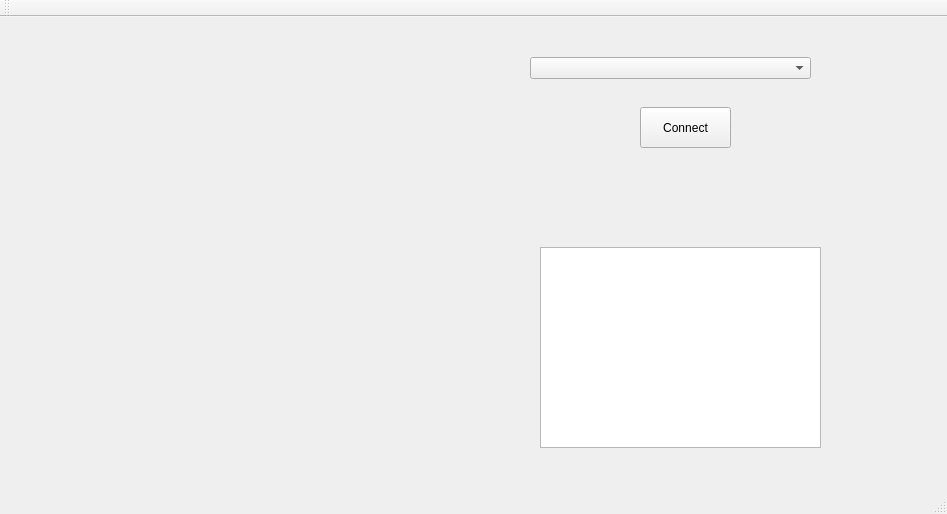
<?xml version="1.0" encoding="UTF-8"?>
<ui version="4.0">
 <class>Tanks_ClientClass</class>
 <widget class="QMainWindow" name="Tanks_ClientClass">
  <property name="geometry">
   <rect>
    <x>0</x>
    <y>0</y>
    <width>947</width>
    <height>514</height>
   </rect>
  </property>
  <property name="windowTitle">
   <string>Tanks_Client</string>
  </property>
  <widget class="QWidget" name="centralWidget">
   <widget class="QPushButton" name="connect_server">
    <property name="geometry">
     <rect>
      <x>640</x>
      <y>90</y>
      <width>91</width>
      <height>41</height>
     </rect>
    </property>
    <property name="text">
     <string>Connect</string>
    </property>
   </widget>
   <widget class="QPlainTextEdit" name="output">
    <property name="geometry">
     <rect>
      <x>540</x>
      <y>230</y>
      <width>281</width>
      <height>201</height>
     </rect>
    </property>
   </widget>
   <widget class="QLabel" name="label">
    <property name="geometry">
     <rect>
      <x>60</x>
      <y>50</y>
      <width>401</width>
      <height>341</height>
     </rect>
    </property>
    <property name="text">
     <string/>
    </property>
   </widget>
   <widget class="QComboBox" name="comboBox">
    <property name="geometry">
     <rect>
      <x>530</x>
      <y>40</y>
      <width>281</width>
      <height>22</height>
     </rect>
    </property>
   </widget>
  </widget>
  <widget class="QMenuBar" name="menuBar">
   <property name="geometry">
    <rect>
     <x>0</x>
     <y>0</y>
     <width>947</width>
     <height>18</height>
    </rect>
   </property>
  </widget>
  <widget class="QToolBar" name="mainToolBar">
   <attribute name="toolBarArea">
    <enum>TopToolBarArea</enum>
   </attribute>
   <attribute name="toolBarBreak">
    <bool>false</bool>
   </attribute>
  </widget>
  <widget class="QStatusBar" name="statusBar"/>
 </widget>
 <layoutdefault spacing="6" margin="11"/>
 <resources>
  <include location="Tanks_Client.qrc"/>
 </resources>
 <connections/>
</ui>
